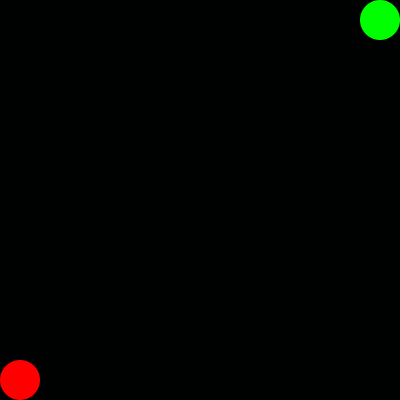
Frame 1 (no input)
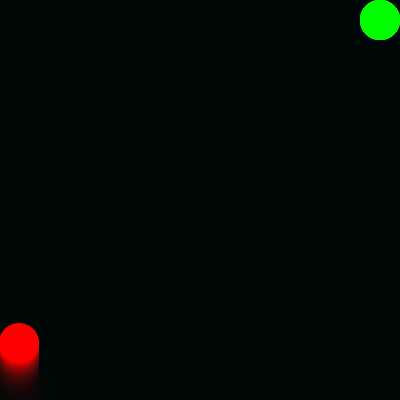
Frame 60 (the mouse pressed at the canvas centre just before this capture)
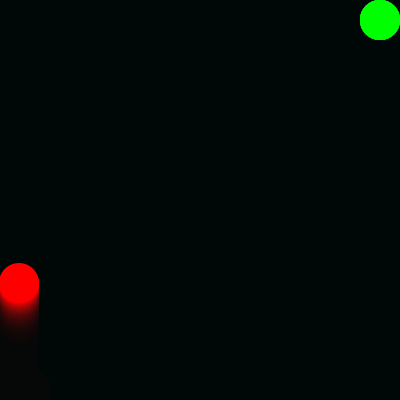
Frame 120 (the mouse held since frame 60 and released just before this capture)

The Processing sketch that drew these frames (run headless with seeded random() and noise(); from frame 60 on, the mouse is pressed at the canvas centre):

// Processing sketch: processing_131631
// ── processing_131631.pde

//nickiecheung HW5 feb 3

//global variables
float xFir, yFir, xSec, ySec, dx, dy, wd, ht; 
color bgColor, cFir, cSec; 

void setup( ) 
{ 
  size( 400, 400 ); 
  background( 0 ); 
  wd = 40; 
  ht = 40; 
  xFir = 0 + wd/2; 
  yFir = height - ht/2; 
  xSec = width - wd/2;
  ySec = 0 + ht/2;
  dx = 10;
  dy = 10;



  bgColor = color( 0, 10, 10, 20 ); 
  cFir = color(255, 0, 0 ); 
  cSec = color(0, 255, 0);
  noStroke ( );
} 

void draw( )
{
  prepWindow( );
  drawFigure( xSec, ySec, wd, ht );
  drawFigure( xFir, yFir, wd, ht, cFir );
  moveFigure( );
}

void prepWindow( )
{
  fill( bgColor );
  rect( 0, 0, width, height );
}

void drawFigure( float x, float y, float wd, float ht, color c )
{
  fill( c );
  ellipse( x, y, wd, ht );
}

void drawFigure( float x, float y, float wd, float ht )
{
  fill( cSec);
  ellipse( x, y, wd, ht );
}

void moveFigure( )
{
  xFir = xFir + dx;
  yFir = yFir + dy;
  if ( xFir > width - wd/2 )
  {
    dx = 0;
    dy = 1;
  }
  if (yFir > height - ht/2 )
  {
    dx = -1;
    dy = 0;
  }
  if (xFir < wd/2 )
  {
    dx = 0;
    dy = -1;
  }
  if ( yFir < ht/2 )
  {
    dx = 1;
    dy = 0;
  }
}
